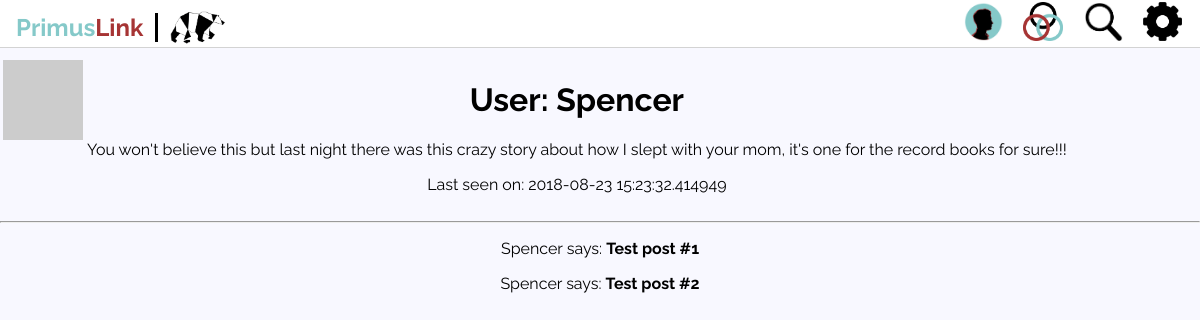
/user/Spencer (signed in), run on the app's committed database.
### app/models.py (models this page shows, shortened)
class User(UserMixin, db.Model):
    id = db.Column(db.Integer, primary_key=True)
    username = db.Column(db.String(64), index=True, unique=True)
    email = db.Column(db.String(120), index=True, unique=True)
    password_hash = db.Column(db.String(128))
    posts = db.relationship('Post', backref='author', lazy='dynamic')
    about_me = db.Column(db.String(140))
    last_seen = db.Column(db.DateTime, default=datetime.utcnow)
    def avatar(self, size):
        digest = md5(self.email.lower().encode('utf-8')).hexdigest()
        return 'https://www.gravatar.com/avatar/{}?d=identicon&s={}'.format(
            digest, size)

### app/routes.py (the view)
@app.route('/user/<username>')
@login_required
def user(username):
	user = User.query.filter_by(username=username).first_or_404()
	posts = [
	{'author': user, 'body': 'Test post #1'},
    {'author': user, 'body': 'Test post #2'}
	]
	return render_template('user.html', user=user, posts=posts)

### app/models.py (called while the page is built)
@login.user_loader
def load_user(id):
	return User.query.get(int(id))

### app/routes.py (called while the page is built)
@app.before_request
def before_request():
	if current_user.is_authenticated:
		current_user.last_seen = datetime.utcnow()
		db.session.commit()

### app/templates/user.html
{% extends "base.html" %}
{% block content %}
    <table>
        <tr valign="top">
            <td><img src="{{ user.avatar(128) }}"></td>
            <td>
                <h1>User: {{ user.username }}</h1>
                {% if user.about_me %}<p>{{ user.about_me }}</p>{% endif %}
                {% if user.last_seen %}<p>Last seen on: {{ user.last_seen }}</p>{% endif %}
            </td>
        </tr>
    </table>
    <hr>
    {% for post in posts %}
    <p>
    {{ post.author.username }} says: <b>{{ post.body }}</b>
    </p>
    {% endfor %}
{% endblock %}

### app/static/css/base.css (style rules this page uses)
img { height:auto; max-width: 100%; }
* { box-sizing: border-box; transition: all ease-in-out 150ms; }
body { margin: 0; padding:0; font-family: "Raleway", sans-serif; text-align:center; }
html { background:ghostwhite; }

### data on the page
User: username "Spencer", about_me "You won't believe this but last night there was this crazy story about how I slept with your mom, it's one for the record books for sure!!!", last_seen "2018-08-23 15:23:32.414949", author.username "Spencer" "Spencer"

### other printed values
{{ post.body }} "Test post #1" "Test post #2"
